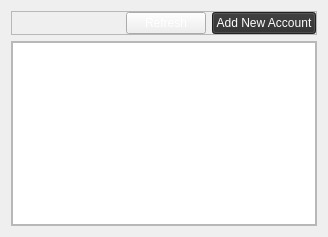
<?xml version="1.0" encoding="UTF-8"?>
<ui version="4.0">
 <class>Form</class>
 <widget class="QWidget" name="Form">
  <property name="geometry">
   <rect>
    <x>0</x>
    <y>0</y>
    <width>328</width>
    <height>237</height>
   </rect>
  </property>
  <property name="windowTitle">
   <string>Form</string>
  </property>
  <property name="styleSheet">
   <string notr="true">color: rgb(255, 255, 255);</string>
  </property>
  <layout class="QVBoxLayout" name="verticalLayout_2">
   <item>
    <widget class="QFrame" name="frame_2">
     <property name="frameShape">
      <enum>QFrame::StyledPanel</enum>
     </property>
     <property name="frameShadow">
      <enum>QFrame::Raised</enum>
     </property>
     <layout class="QHBoxLayout" name="horizontalLayout">
      <property name="leftMargin">
       <number>0</number>
      </property>
      <property name="topMargin">
       <number>0</number>
      </property>
      <property name="rightMargin">
       <number>0</number>
      </property>
      <property name="bottomMargin">
       <number>0</number>
      </property>
      <item>
       <spacer name="horizontalSpacer">
        <property name="orientation">
         <enum>Qt::Horizontal</enum>
        </property>
           <property name="sizeHint" stdset="0">
               <size>
                   <width>121</width>
                   <height>20</height>
               </size>
           </property>
       </spacer>
      </item>
         <item>
             <widget class="QPushButton" name="pb_refresh_accounts">
                 <property name="text">
                     <string>Refresh</string>
                 </property>
             </widget>
         </item>
         <item>
             <widget class="QPushButton" name="pb_add_account">
                 <property name="styleSheet">
                     <string notr="true">background-color: rgb(45, 45, 45);
                         color: rgb(255, 255, 255);
                         alternate-background-color: rgb(85, 170, 255);
                     </string>
                 </property>
                 <property name="text">
                     <string>Add New Account</string>
                 </property>
             </widget>
         </item>
     </layout>
    </widget>
   </item>
   <item>
    <widget class="QFrame" name="frame">
     <property name="frameShape">
      <enum>QFrame::StyledPanel</enum>
     </property>
     <property name="frameShadow">
      <enum>QFrame::Raised</enum>
     </property>
     <layout class="QVBoxLayout" name="verticalLayout_3">
      <property name="leftMargin">
       <number>0</number>
      </property>
      <property name="topMargin">
       <number>0</number>
      </property>
      <property name="rightMargin">
       <number>0</number>
      </property>
      <property name="bottomMargin">
       <number>0</number>
      </property>
      <item>
       <widget class="QTableWidget" name="table_accounts">
        <property name="styleSheet">
         <string notr="true">color: rgb(255, 255, 255);</string>
        </property>
        <attribute name="horizontalHeaderVisible">
         <bool>false</bool>
        </attribute>
        <attribute name="verticalHeaderVisible">
         <bool>false</bool>
        </attribute>
        <column>
         <property name="text">
          <string>Name</string>
         </property>
        </column>
        <column>
         <property name="text">
          <string>Address</string>
         </property>
        </column>
        <column>
         <property name="text">
          <string>Mobile</string>
         </property>
        </column>
       </widget>
      </item>
     </layout>
    </widget>
   </item>
  </layout>
 </widget>
 <resources/>
 <connections/>
</ui>
